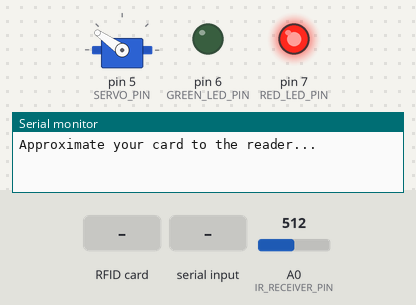
The sketch below on a simulated Arduino Uno, built with avr-gcc and run on an emulated ATmega328P. On the bench: servo, output pins drawn as LEDs (lit = HIGH), the last lines printed to the serial monitor. Dashed ring = blinking. Inputs (shaded band) come from the test bench; at power-on: A0 (IR_RECEIVER_PIN) = 512. Pins used as bus, display or sensor lines are not drawn.

Above: at 1.2 s.
1.3 s: RFID card 5E 7A 19 C4 held to the reader
At 1.41 s:
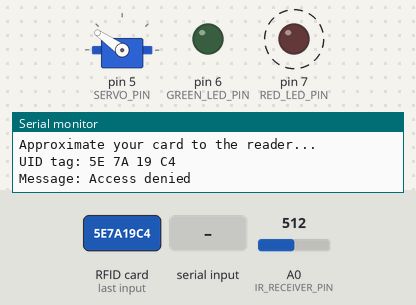
3.4 s: "open" received over Serial
At 3.9 s:
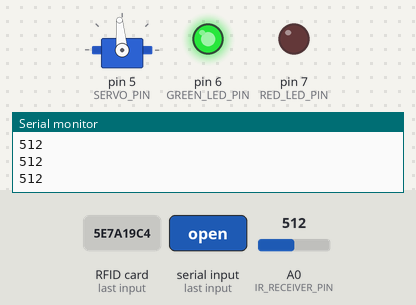
4.9 s: RFID card 63 7A 96 12 held to the reader
At 12.8 s:
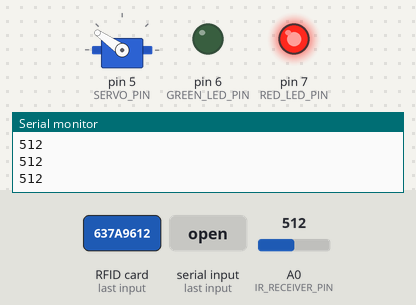
Timing chart, 0 to 13.9 s (numbered marks = the images above; inputs shaded):
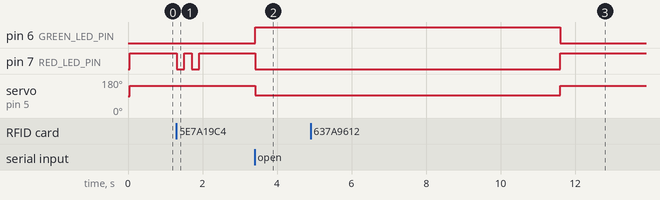

The sketch:

proj_access.ino
```cpp
#include <SPI.h>
#include <MFRC522.h>
#include <Servo.h>

#define SS_PIN 10
#define RST_PIN 9
#define RED_LED_PIN 7
#define GREEN_LED_PIN 6
#define SERVO_PIN 5  // Replace with the actual pin for the servo
#define IR_RECEIVER_PIN A0  // Replace with the actual pin for the IR receiver


MFRC522 mfrc522(SS_PIN, RST_PIN);
Servo myServo;

const String authorizedUID = "63 7A 96 12";  // Replace with the UID of the authorized card

void setup() {
  Serial.begin(9600);
  SPI.begin();
  mfrc522.PCD_Init();
  myServo.attach(SERVO_PIN);

  pinMode(RED_LED_PIN, OUTPUT);
  pinMode(GREEN_LED_PIN, OUTPUT);
  pinMode(IR_RECEIVER_PIN, INPUT);

  digitalWrite(RED_LED_PIN, HIGH);  // Red LED always on
  digitalWrite(GREEN_LED_PIN, LOW);  // Green LED initially off

  Serial.println("Approximate your card to the reader...");
  Serial.println();
}

int ifRead;

void loop() {

  myServo.write(145);//unghi inchis
  char inputMessage[5];

  if (mfrc522.PICC_IsNewCardPresent() && mfrc522.PICC_ReadCardSerial()) {


  Serial.print("UID tag:");
  String content = "";

  for (byte i = 0; i < mfrc522.uid.size; i++) {
    Serial.print(mfrc522.uid.uidByte[i] < 0x10 ? " 0" : " ");
    Serial.print(mfrc522.uid.uidByte[i], HEX);
    content.concat(String(mfrc522.uid.uidByte[i] < 0x10 ? " 0" : " "));
    content.concat(String(mfrc522.uid.uidByte[i], HEX));
  }

  Serial.println();
  Serial.print("Message: ");
  content.toUpperCase();

  if (content.substring(1) == authorizedUID) {
      Serial.println("Authorized access");
      digitalWrite(RED_LED_PIN, LOW);
      digitalWrite(GREEN_LED_PIN, HIGH);  // Turn on green LED


      myServo.write(95);

        ifRead = analogRead(A0);
          Serial.println(ifRead);
    int readings[20];
    for(int i=0; i<20;i++){
      readings[i]=0;

    }
    int index=0;


      while(true){

          ifRead = analogRead(A0);

          Serial.println(ifRead);

          delay(5);
          readings[(index++)%20]=ifRead;
          int counterOfZero=0;

          for(int i=0;i<20;i++){
            if(readings[i]<30){
              counterOfZero++;
            }
          }
          if(counterOfZero<5){
            break;
          }
      }

      index=0;


      delay(4000);
        myServo.write(145); // Move the servo back to the initial position (0 degrees)


      digitalWrite(GREEN_LED_PIN, LOW); // Turn off green LED
      digitalWrite(RED_LED_PIN, HIGH);
    } else {
      Serial.println("Access denied");
      digitalWrite(RED_LED_PIN, LOW);  // Turn off red LED
      delay(200);
      digitalWrite(RED_LED_PIN, HIGH);  // Blink red LED
      delay(200);
      digitalWrite(RED_LED_PIN, LOW);  // Turn off red LED
      delay(200);
      digitalWrite(RED_LED_PIN, HIGH);  // Blink red LED
      delay(200);
    }


  }


  int index2 = 0;
  int openGate=0;
  while(Serial.available()){
    char c = Serial.read();
    inputMessage[index2++] = c;
    if( strcmp(inputMessage, "open")==0){
      openGate = 1;
      break;
    }
  }


  if(openGate==1){
    Serial.println("Authorized access");
      digitalWrite(RED_LED_PIN, LOW);
      digitalWrite(GREEN_LED_PIN, HIGH);  // Turn on green LED


      myServo.write(95);

        ifRead = analogRead(A0);
          Serial.println(ifRead);
    int readings[20];
    for(int i=0; i<20;i++){
      readings[i]=0;

    }
    int index=0;


      while(true){

          ifRead = analogRead(A0);

          Serial.println(ifRead);

          delay(5);
          readings[(index++)%20]=ifRead;
          int counterOfZero=0;

          for(int i=0;i<20;i++){
            if(readings[i]<30){
              counterOfZero++;
            }
          }
          if(counterOfZero<5){
            break;
          }
      }

      index=0;


      delay(4000);
        myServo.write(145); // Move the servo back to the initial position (0 degrees)


      digitalWrite(GREEN_LED_PIN, LOW); // Turn off green LED
      digitalWrite(RED_LED_PIN, HIGH);
    }


  //Serial.println();
}
```

Measured:
- after the input at 1.3 s, pin 7 (RED_LED_PIN): alternates HIGH for 0.20 s and LOW for 0.20 s, 4 changes in all, then stays HIGH, starting at once
- after the input at 3.4 s, pin 6 (GREEN_LED_PIN): LOW → HIGH at once; pin 7 (RED_LED_PIN): HIGH → LOW at once; servo on pin 5 (SERVO_PIN): 145° → 95° at once
- after the input at 4.9 s, pin 6 (GREEN_LED_PIN): HIGH → LOW after 6.7 s instead of 2.6 s; pin 7 (RED_LED_PIN): LOW → HIGH after 6.7 s instead of 2.6 s; servo on pin 5 (SERVO_PIN): 95° → 145° after 6.7 s instead of 2.6 s
